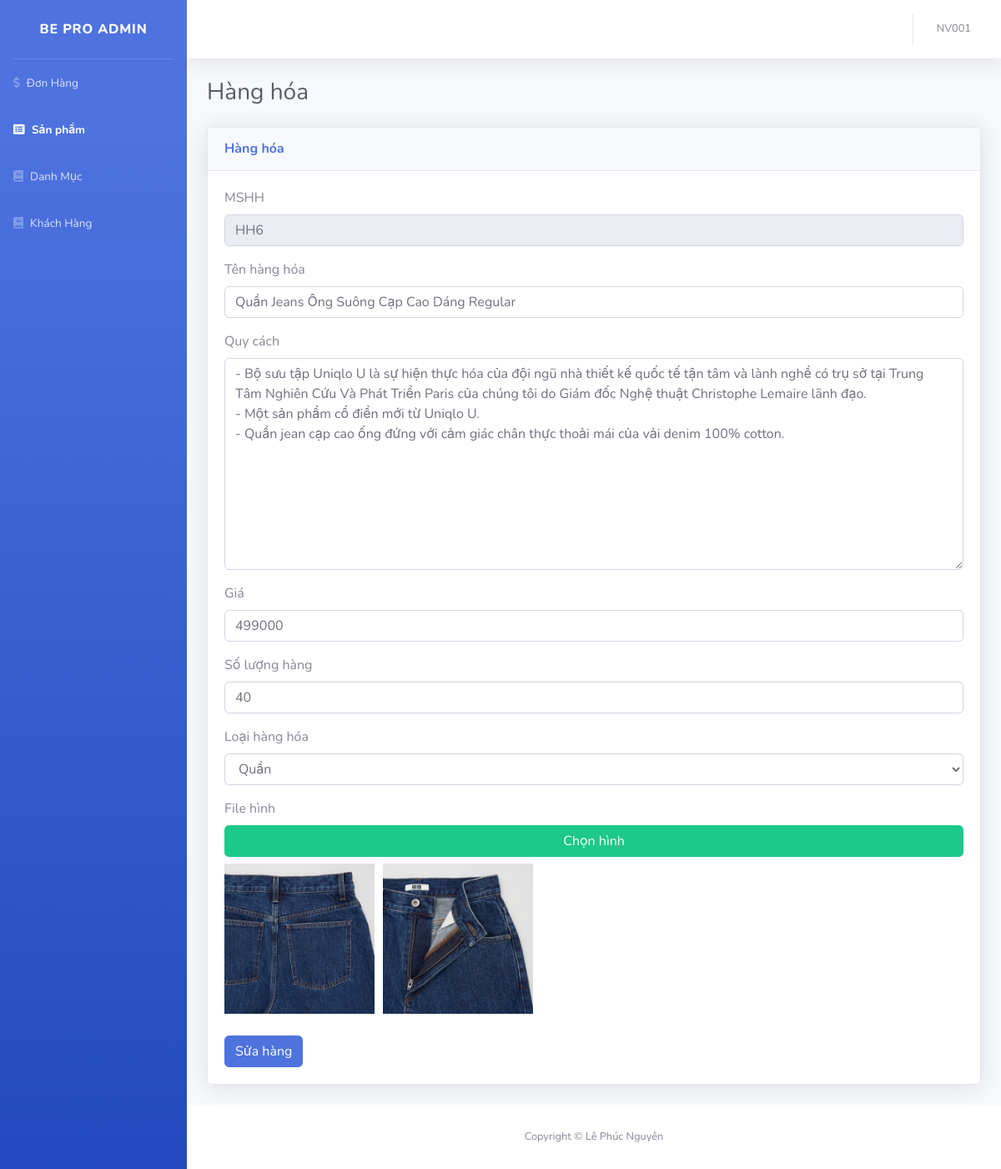
The page /admin/index.php?module=product&action=edit&id=HH6 (signed in) on the database its author committed.
### tables this page shows
CREATE TABLE `hanghoa` (
  `MSHH` char(10) NOT NULL,
  `TenHH` varchar(45) NOT NULL,
  `QuyCach` text NOT NULL,
  `Gia` int(11) NOT NULL,
  `SoLuongHang` int(11) NOT NULL,
  `MaLoaiHang` char(10) NOT NULL
);

CREATE TABLE `loaihanghoa` (
  `MaLoaiHang` char(10) NOT NULL,
  `TenLoaiHang` varchar(45) NOT NULL
);

CREATE TABLE `hinhhanghoa` (
  `mahinh` char(25) NOT NULL,
  `tenhinh` varchar(45) NOT NULL,
  `MSHH` char(10) NOT NULL
);

### admin/modules/product/edit.php (the view, shortened to what this page needs)
<div class="container-fluid">
<div class="d-sm-flex align-items-center justify-content-between mb-4">
  <h1 class="h3 mb-0 text-gray-800">Hàng hóa</h1>
</div>
<div class="row">
        <?php
            $sql = "SELECT * FROM hanghoa WHERE MSHH ='" .$_GET["id"]. "'";
            $result = mysqli_query($db, $sql);
            $result1 = mysqli_fetch_assoc($result);
        ?>
    <div class="col-12">
        <div class="card shadow mb-4">
            <div class="card-header py-3">
                <h6 class="m-0 font-weight-bold text-primary">Hàng hóa</h6>
            </div>
            <div class="card-body">
                <form action="./modules/product/process.php" method="POST" enctype="multipart/form-data">
                    <div class="form-group">
                        <label>MSHH</label>
                        <input type="text" readonly name="MSHH" class="form-control" value="<?=$result1["MSHH"]?>" />
                    </div>
                    <div class="form-group">
                        <label>Tên hàng hóa</label>
                        <input type="text" name="TenHH" class="form-control"  value="<?=$result1["TenHH"]?>" />
                    </div>
                    <div class="form-group">
                        <label>Quy cách</label>
                        <textarea rows="10" type="text" name="QuyCach" class="form-control"><?=$result1["QuyCach"]?></textarea>
                    </div>
                    <div class="form-group">
                        <label>Giá</label>
                        <input type="text" name="Gia" class="form-control"  value="<?=$result1["Gia"]?>" />
                    </div>
                    <div class="form-group">
                        <label>Số lượng hàng</label>
                        <input type="text" name="SoLuongHang" class="form-control"  value="<?=$result1["SoLuongHang"]?>" />
                    </div>
                    <div class="form-group">
                        <label>Loại hàng hóa</label>
                        <select class="form-control" name="maloai">
                            <?php
                                $sql = "SELECT * FROM LOAIHANGHOA";
                                $result = mysqli_query($db, $sql);
                                while($row = mysqli_fetch_assoc($result)):
                            ?>
                                <option value="<?=$row["MaLoaiHang"]?>" <?=($row["MaLoaiHang"] == $result1["MaLoaiHang"]) ? "selected" : ""?>><?=$row["TenLoaiHang"]?></option>
                            <?php
                                endwhile;
                            ?>
                        </select>
                    </div>
                    <div class="form-group">
                        <label>File hình</label>
                        <div class="input-group mb-3 image-select">
                            <label for="input-hinh" class="btn btn-success w-100">Chọn hình</label>
                            <div class="image-preview">
                            <?php
                                $sql = "SELECT * FROM HINHHANGHOA WHERE MSHH='" . $_GET["id"] . "'";
                                $result = mysqli_query($db, $sql);
                                while($row = mysqli_fetch_assoc($result)):
                            ?>
                                <img src="../uploads/<?=$row["tenhinh"]?>" />
                            <?php
                                endwhile;
                            ?>
                            </div>
                        </div>
                    </div>
                    <button type="submit" class="btn btn-primary" name="suahang">Sửa hàng</button>
                </form>
            </div>
            </div>
        </div>
    </div>
</div>

### admin/css/style.css (style rules this page uses)
.image-preview { display: flex; flex-wrap: wrap; }
.image-preview img { flex-grow: 1; width: 180px; height: 180px; object-fit: cover; display: block; margin: 0px 10px 10px 0px; }

### rows shown on the page
hanghoa: MSHH "HH6", TenHH "Quần Jeans Ống Suông Cạp Cao Dáng Regular", QuyCach "- Bộ sưu tập Uniqlo U là sự hiện thực hóa của đội ngũ nhà thiết kế quốc tế tận tâm và lành nghề có trụ sở tại Trung Tâm Nghiên Cứu Và Phát Triển Paris của chúng tôi do Giám đốc Nghệ thuật Christophe Lemaire lãnh đạo. - Một sản phẩm cổ điển mới từ Uniqlo U. - Quần jean cạp cao ống đứng với cảm giác chân thực thoải mái của vải denim 100% cotton.", Gia "499000", SoLuongHang "40", maloai "Quần"
hinhhanghoa: tenhinh (picture)
hinhhanghoa: tenhinh (picture)

### other values the page prints
$_SESSION["nhanvien"] "NV001"
